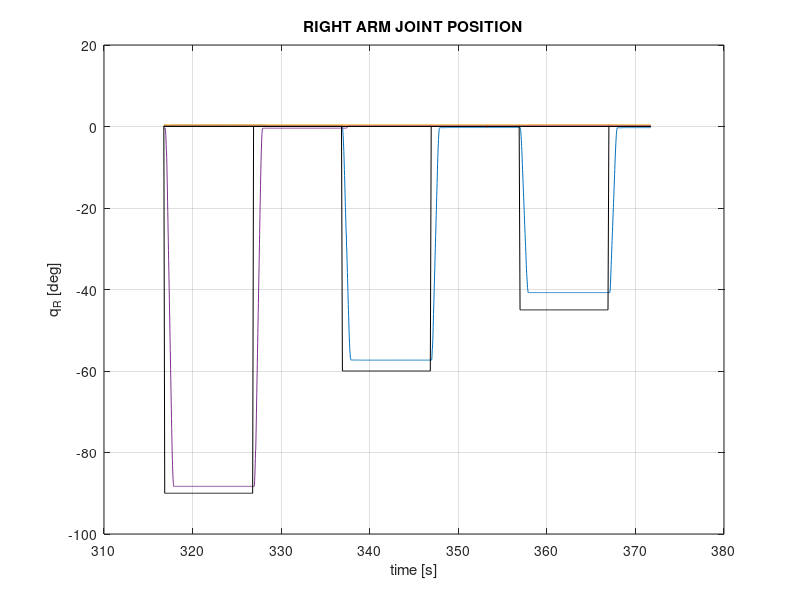
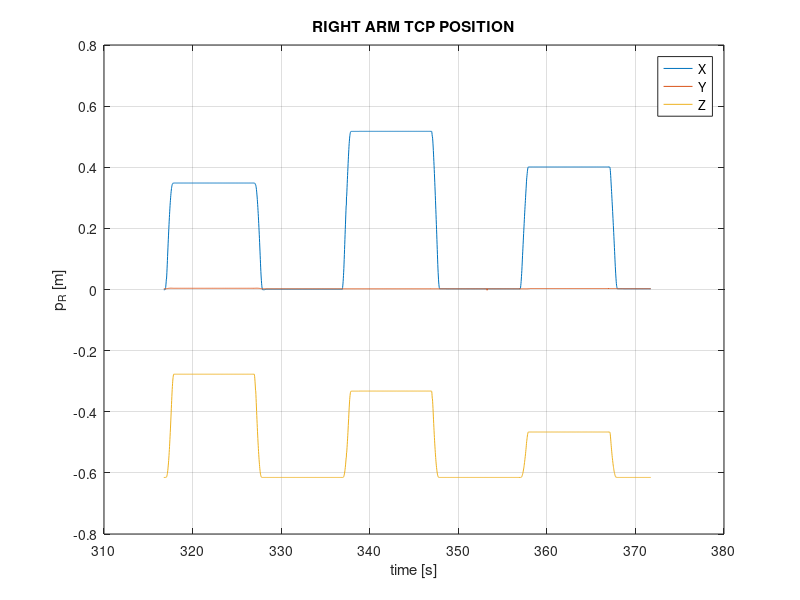
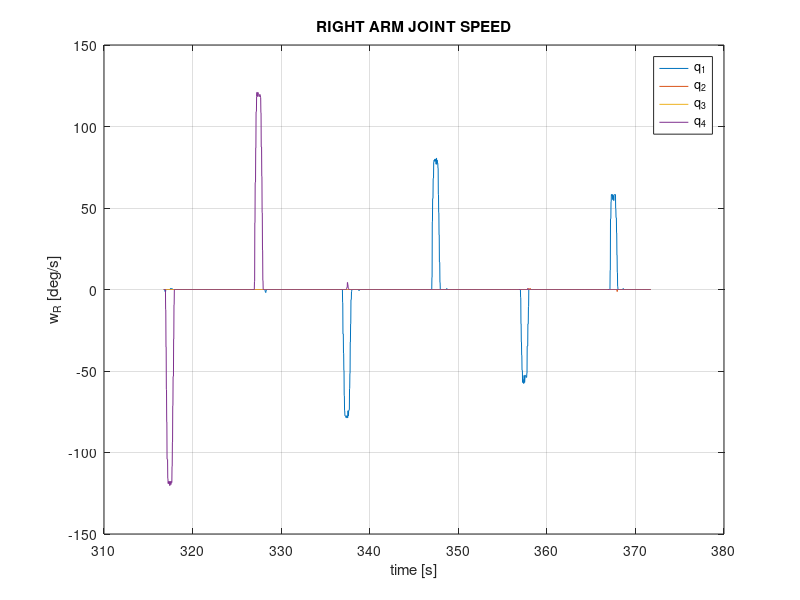
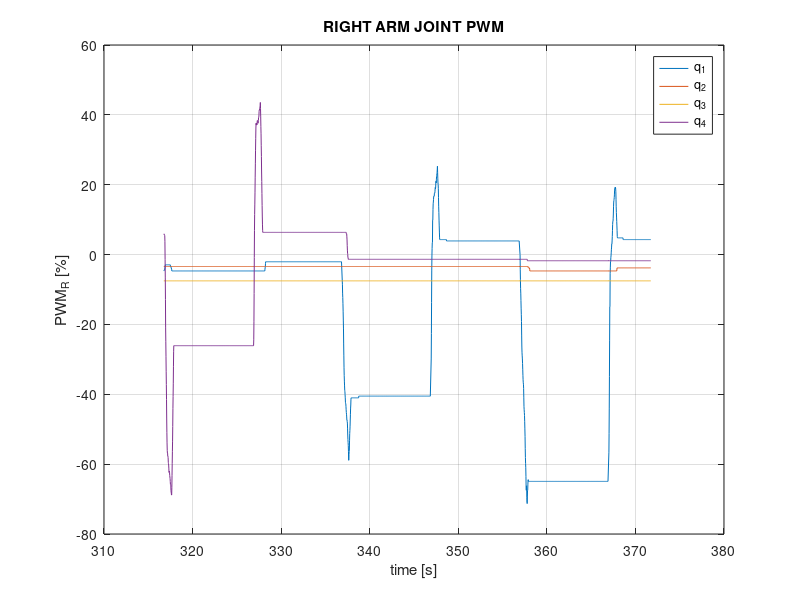

The MATLAB script that drew these images, in order: (Note: this script raises an error after producing the figures.)
data = load('Log_2022-3-18_14h44m23s_LRM_Identification.txt');

index = 1;

t = data(:,index);
index = index + 1;

qLref = data(:,index:index + 3);
index = index + 4;
qRref = data(:,index:index + 3);
index = index + 4;

qL = 180/pi*data(:,index:index + 3);
index = index + 4;
qR = 180/pi*data(:,index:index + 3);
index = index + 4;

dqLdt = data(:,index:index + 3);
index = index + 4;
dqRdt = data(:,index:index + 3);
index = index + 4;

pwmL = 100*data(:,index:index + 3);
index = index + 4;
pwmR = 100*data(:,index:index + 3);
index = index + 4;

pL = data(:,index:index + 2);
index = index + 3;
pR = data(:,index:index + 2);
index = index + 3;

gripperLState = data(:,index);
index = index + 1;
gripperRState = data(:,index);
index = index + 1;

imuRPY = data(:,index:index + 2);
index = index + 3;
imuAxyz = data(:,index:index + 2);
index = index + 3;
imuGxyz = data(:,index:index + 2);
index = index + 3;

multirotorPosition = data(:,index:index + 2);
index = index + 3;
multirotorQuaternion = data(:,index:index + 3);
index = index + 4;

dualArmPosition = data(:,index:index + 2);
index = index + 3;
dualArmQuaternion = data(:,index:index + 3);
index = index + 4;

powerLinePosition = data(:,index:index + 2);
index = index + 3;
powerLineQuaternion = data(:,index:index + 3);
index = index + 4;


%% PLOT ARMS DATA %%

figure(1)
% subplot(2,1,1), plot(t, qL)
% hold on
% grid on
% subplot(2,1,1), plot(t, qLref, 'k')
% ylabel('q_L [deg]')
% legend('q_1', 'q_2', 'q_3', 'q_4')
% title('LEFT ARM JOINT POSITION')
plot(t, qR)
hold on
grid on
plot(t, qRref, 'k')
ylabel('q_R [deg]')
title('RIGHT ARM JOINT POSITION')
xlabel('time [s]')

figure(2)
% subplot(2,1,1), plot(t, pL)
% hold on
% grid on
% ylabel('p_L [m]')
% legend('X', 'Y', 'Z')
% title('LEFT ARM TCP POSITION')
plot(t, pR)
hold on
grid on
ylabel('p_R [m]')
legend('X', 'Y', 'Z')
title('RIGHT ARM TCP POSITION')
xlabel('time [s]')

figure(3)
% subplot(2,1,1), plot(t, dqLdt)
% hold on
% grid on
% ylabel('w_L [deg/s]')
% legend('q_1', 'q_2', 'q_3', 'q_4')
% title('LEFT ARM JOINT SPEED')
plot(t, dqRdt)
hold on
grid on
ylabel('w_R [deg/s]')
legend('q_1', 'q_2', 'q_3', 'q_4')
title('RIGHT ARM JOINT SPEED')
xlabel('time [s]')

figure(4)
% subplot(2,1,1), plot(t, pwmL)
% hold on
% grid on
% ylabel('PWM_L [%]')
% legend('q_1', 'q_2', 'q_3', 'q_4')
% title('LEFT ARM JOINT PWM')
plot(t, pwmR)
hold on
grid on
ylabel('PWM_R [%]')
legend('q_1', 'q_2', 'q_3', 'q_4')
title('RIGHT ARM JOINT PWM')
xlabel('time [s]')


%% PLOT IMU DATA %%

figure(5)
for i = 1:length(imuRPY)
     if imuRPY(i,3) < (- 200)
         imuRPY(i,3) = imuRPY(i,3) + 360;
     end
     if imuRPY(i,3) > 200
         imuRPY(i,3) = imuRPY(i,3) - 360; 
     end
     if imuRPY(i,2) < (- 300)
         imuRPY(i,2) = imuRPY(i,2) + 360;
     end
     if imuRPY(i,2) > 300
         imuRPY(i,2) = imuRPY(i,2) - 360; 
     end
     if imuRPY(i,1) < (- 300)
         imuRPY(i,1) = imuRPY(i,1) + 360;
     end
     if imuRPY(i,1) > 300
         imuRPY(i,1) = imuRPY(i,1) - 360; 
     end
end
subplot(3,1,1), plot(t, imuRPY)
hold on
grid on
title('IMU Orientation')
ylabel('orientation [deg]')
v = axis;
v(3) = -30;
v(4) = 30;
axis(v)
legend('Roll', 'Pitch', 'Yaw')
subplot(3,1,2), plot(t, imuAxyz)
hold on
grid on
title('IMU Acceleration')
ylabel('accel [m/s^2]')
v = axis;
v(3) = -2;
v(4) = 2;
axis(v)
legend('A_x', 'A_y', 'A_z')
subplot(3,1,3), plot(t, imuGxyz)
v = axis;
v(3) = -50;
v(4) = 50;
axis(v)
hold on
grid on
title('IMU Angular Speed')
ylabel('gyro [deg/s]')
legend('G_x', 'G_y', 'G_z')
xlabel('time [s]')


%% PLOT OPTI-TRACK DATA %%

figure(6)
subplot(2,1,1), plot(t, multirotorPosition)
hold on
grid on
title('MULTIROTOR POSITION')
ylabel('position [m]')
legend('X', 'Y', 'Z')
a = 180/pi*quat2eul(multirotorQuaternion(:,1:4), 'ZYX');
a(:,1:2) = a(:,1:2) * (-1);
for i = 1:length(a)
     if a(i,1) < 0
         a(i,1) = a(i,1) + 180;
     else
         a(i,1) = a(i,1) - 180;
     end
end
subplot(2,1,2), plot(t, a)
grid on
ylabel('orientation [deg]')
legend('X', 'Y', 'Z')
xlabel('time [s]')


figure(7)
subplot(2,1,1), plot(t, dualArmPosition - dualArmPosition(1,1:3))
hold on
grid on
title('DUAL ARM POSITION DEVIATION')
ylabel('position [m]')
legend('X', 'Y', 'Z')
a = 180/pi*quat2eul(dualArmQuaternion(:,1:4), 'ZYX');
a(:,1:2) = a(:,1:2) * (-1);
for i = 1:length(a)
     if a(i,1) < 0
         a(i,1) = a(i,1) + 180;
     else
         a(i,1) = a(i,1) - 180;
     end
end
subplot(2,1,2), plot(t, a)
grid on
ylabel('orientation [deg]')
legend('X', 'Y', 'Z')
xlabel('time [s]')

% figure(8)
% subplot(2,1,1), plot(t, powerLinePosition)
% hold on
% grid on
% title('POWER LINE POSITION')
% legend('X', 'Y', 'Z')
% subplot(2,1,2), plot(t, 180/pi*quat2eul(powerLineQuaternion(:,1:4), 'XYZ'))
% ylabel('orientation [deg]')
% legend('X', 'Y', 'Z')
% xlabel('time [s]')
